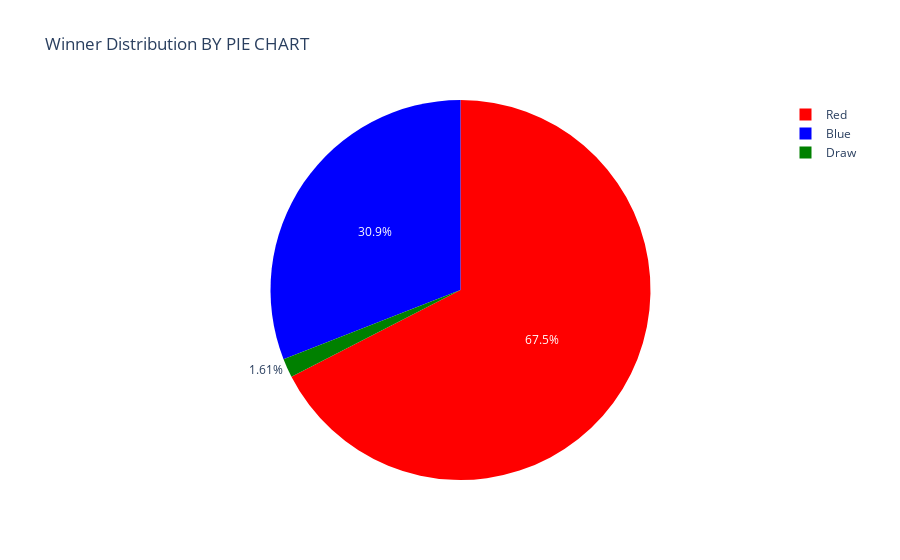

The code cell stored with this chart in its notebook:
### Code cell
from plotly.io import write_image
values = df.Winner.value_counts()
labels = values.index
colors = ['red', 'blue', 'green']
trace = go.Pie(labels=labels, 
               values=values,
                marker=dict(colors=colors) 
              )
layout = go.Layout(title='Winner Distribution BY PIE CHART')
fig = go.Figure(data=trace, layout=layout)
iplot(fig)
# fig.write_image("fig1.jpeg")

### Figure 1 — Plotly figure (JSON) as saved in the notebook; plotly's stock layout.template omitted (floating-point values rounded to 4 significant figures)
{"data": [{"labels": ["Red", "Blue", "Draw"], "marker": {"colors": ["red", "blue", "green"]}, "type": "pie", "values": [3470, 1591, 83]}], "layout": {"title": {"text": "Winner Distribution BY PIE CHART"}}}
